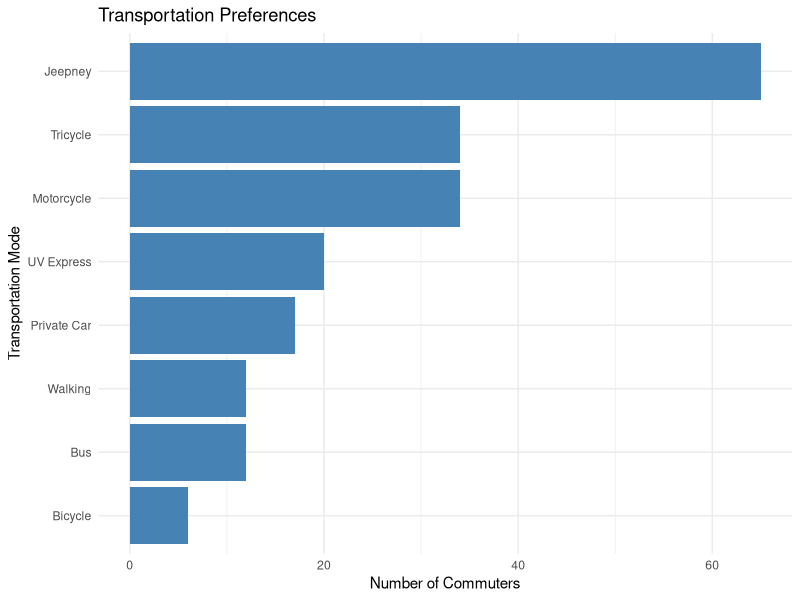
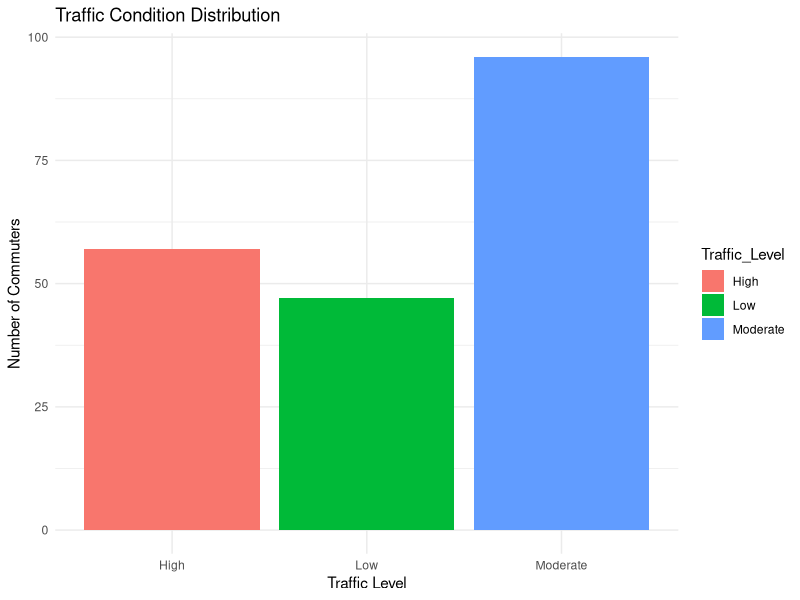
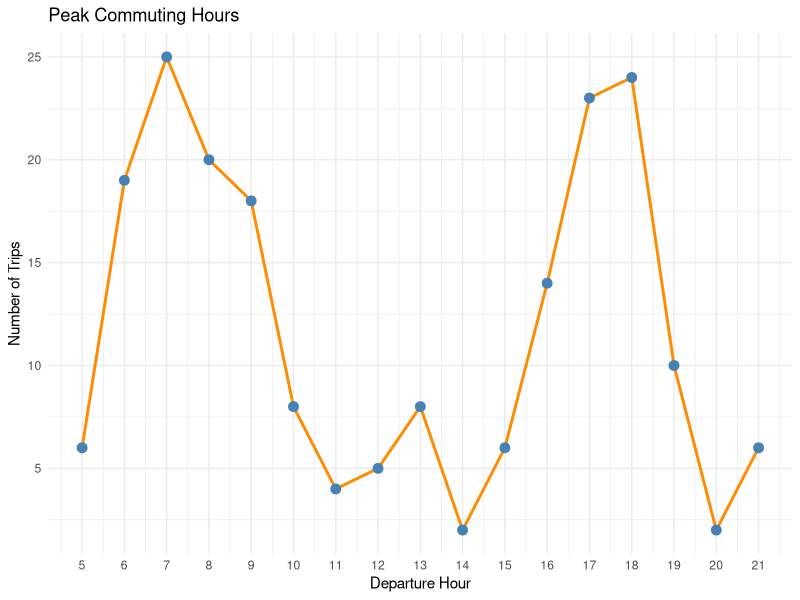
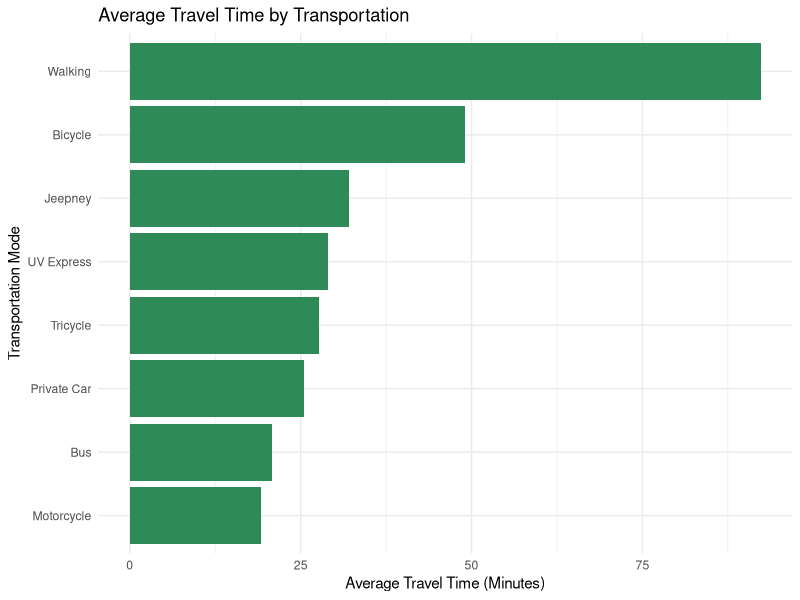
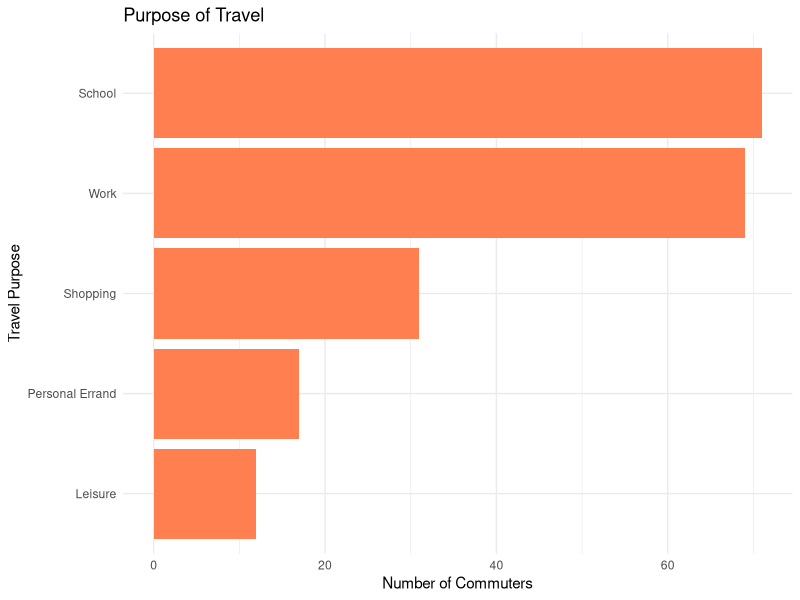
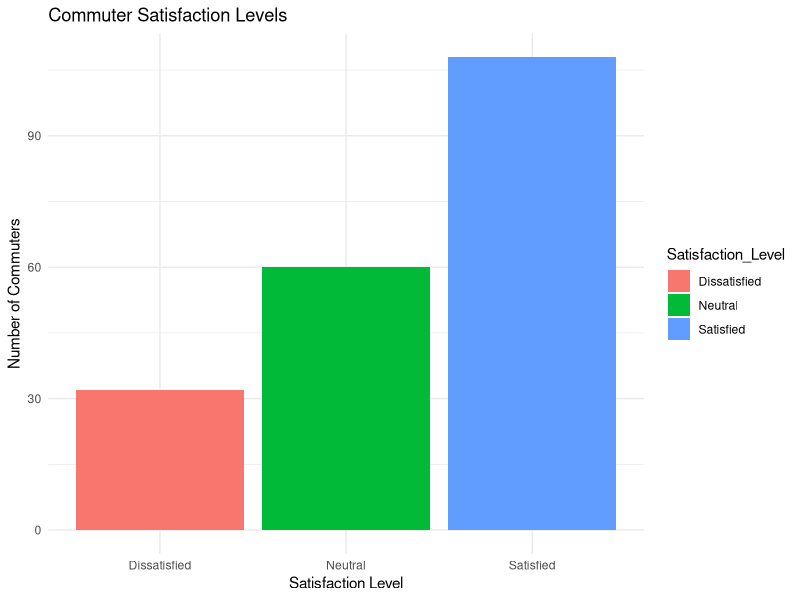

The R script that drew these images, in order:

# =====================================================
# PROJECT: Traffic Patterns and Transportation
#          Preferences Analysis
# FILE: analysis.R
# =====================================================

# 1. INSTALL AND LOAD PACKAGES

packages <- c("dplyr", "ggplot2", "readr", "lubridate")

for (package in packages) {
  if (!requireNamespace(package, quietly = TRUE)) {
    install.packages(package)
  }
}

library(dplyr)
library(ggplot2)
library(readr)
library(lubridate)

# 2. IMPORT DATASET

traffic_data <- read_csv(
  "traffic_patterns_transportation_preferences.csv",
  show_col_types = FALSE
)

# 3. DATA CLEANING AND PREPROCESSING

traffic_data <- traffic_data %>%
  mutate(
    Travel_Date = as.Date(Travel_Date),
    Age = as.numeric(Age),
    Travel_Distance_km = as.numeric(Travel_Distance_km),
    Travel_Time_min = as.numeric(Travel_Time_min),
    Departure_Hour = hour(
      as.POSIXct(
        Departure_Time,
        format = "%H:%M"
      )
    )
  ) %>%
  filter(
    !is.na(Respondent_ID),
    !is.na(Age),
    !is.na(Transportation_Mode),
    !is.na(Travel_Time_min),
    Travel_Time_min > 0
  ) %>%
  distinct(Respondent_ID, .keep_all = TRUE)

# 4. DATASET OVERVIEW

cat("\n====================================\n")
cat("       DATASET OVERVIEW\n")
cat("====================================\n")

cat("Total Records:", nrow(traffic_data), "\n")
cat("Total Columns:", ncol(traffic_data), "\n")

# 5. SUMMARY STATISTICS

cat("\n===== SUMMARY STATISTICS =====\n")

summary_stats <- traffic_data %>%
  summarise(
    Total_Commuters = n(),
    Average_Age = round(mean(Age, na.rm = TRUE), 2),
    Average_Distance = round(
      mean(Travel_Distance_km, na.rm = TRUE), 2
    ),
    Average_Travel_Time = round(
      mean(Travel_Time_min, na.rm = TRUE), 2
    ),
    Maximum_Travel_Time = max(
      Travel_Time_min, na.rm = TRUE
    ),
    Minimum_Travel_Time = min(
      Travel_Time_min, na.rm = TRUE
    )
  )

print(summary_stats)

# 6. TRANSPORTATION PREFERENCES

transport_summary <- traffic_data %>%
  count(Transportation_Mode, name = "Total") %>%
  arrange(desc(Total))

cat("\n===== TRANSPORTATION PREFERENCES =====\n")
print(transport_summary)

# 7. TRAFFIC CONDITION ANALYSIS

traffic_summary <- traffic_data %>%
  count(Traffic_Level, name = "Total") %>%
  arrange(desc(Total))

cat("\n===== TRAFFIC CONDITIONS =====\n")
print(traffic_summary)

# 8. AVERAGE TRAVEL TIME BY TRANSPORTATION

travel_time_summary <- traffic_data %>%
  group_by(Transportation_Mode) %>%
  summarise(
    Average_Travel_Time = round(
      mean(Travel_Time_min, na.rm = TRUE), 2
    ),
    .groups = "drop"
  ) %>%
  arrange(desc(Average_Travel_Time))

cat("\n===== AVERAGE TRAVEL TIME =====\n")
print(travel_time_summary)

# 9. PEAK COMMUTING HOURS

peak_hours <- traffic_data %>%
  count(Departure_Hour, name = "Total_Trips") %>%
  arrange(Departure_Hour)

cat("\n===== PEAK COMMUTING HOURS =====\n")
print(peak_hours)

# 10. TRANSPORTATION PURPOSE ANALYSIS

purpose_summary <- traffic_data %>%
  count(Purpose_of_Travel, name = "Total") %>%
  arrange(desc(Total))

cat("\n===== PURPOSE OF TRAVEL =====\n")
print(purpose_summary)

# 11. SATISFACTION ANALYSIS

satisfaction_summary <- traffic_data %>%
  count(Satisfaction_Level, name = "Total")

cat("\n===== COMMUTER SATISFACTION =====\n")
print(satisfaction_summary)

# 12. TRANSPORTATION PREFERENCE CHART

chart1 <- ggplot(
  transport_summary,
  aes(
    x = reorder(Transportation_Mode, Total),
    y = Total
  )
) +
  geom_col(fill = "steelblue") +
  coord_flip() +
  labs(
    title = "Transportation Preferences",
    x = "Transportation Mode",
    y = "Number of Commuters"
  ) +
  theme_minimal()

print(chart1)

# 13. TRAFFIC CONDITION CHART

chart2 <- ggplot(
  traffic_summary,
  aes(
    x = Traffic_Level,
    y = Total,
    fill = Traffic_Level
  )
) +
  geom_col() +
  labs(
    title = "Traffic Condition Distribution",
    x = "Traffic Level",
    y = "Number of Commuters"
  ) +
  theme_minimal()

print(chart2)

# 14. PEAK COMMUTING HOURS CHART

chart3 <- ggplot(
  peak_hours,
  aes(
    x = Departure_Hour,
    y = Total_Trips
  )
) +
  geom_line(color = "darkorange", linewidth = 1) +
  geom_point(color = "steelblue", size = 3) +
  scale_x_continuous(breaks = 5:21) +
  labs(
    title = "Peak Commuting Hours",
    x = "Departure Hour",
    y = "Number of Trips"
  ) +
  theme_minimal()

print(chart3)

# 15. AVERAGE TRAVEL TIME CHART

chart4 <- ggplot(
  travel_time_summary,
  aes(
    x = reorder(
      Transportation_Mode,
      Average_Travel_Time
    ),
    y = Average_Travel_Time
  )
) +
  geom_col(fill = "seagreen") +
  coord_flip() +
  labs(
    title = "Average Travel Time by Transportation",
    x = "Transportation Mode",
    y = "Average Travel Time (Minutes)"
  ) +
  theme_minimal()

print(chart4)

# 16. PURPOSE OF TRAVEL CHART

chart5 <- ggplot(
  purpose_summary,
  aes(
    x = reorder(Purpose_of_Travel, Total),
    y = Total
  )
) +
  geom_col(fill = "coral") +
  coord_flip() +
  labs(
    title = "Purpose of Travel",
    x = "Travel Purpose",
    y = "Number of Commuters"
  ) +
  theme_minimal()

print(chart5)

# 17. SATISFACTION CHART

chart6 <- ggplot(
  satisfaction_summary,
  aes(
    x = Satisfaction_Level,
    y = Total,
    fill = Satisfaction_Level
  )
) +
  geom_col() +
  labs(
    title = "Commuter Satisfaction Levels",
    x = "Satisfaction Level",
    y = "Number of Commuters"
  ) +
  theme_minimal()

print(chart6)

# 18. SAVE CLEANED DATASET

write_csv(
  traffic_data,
  "cleaned_traffic_data.csv"
)

# 19. SAVE SUMMARY RESULTS

write_csv(
  transport_summary,
  "transportation_summary.csv"
)

write_csv(
  traffic_summary,
  "traffic_summary.csv"
)

write_csv(
  travel_time_summary,
  "travel_time_summary.csv"
)

# 20. COMPLETION MESSAGE

cat("\n====================================\n")
cat(" ANALYSIS COMPLETED SUCCESSFULLY!\n")
cat("====================================\n")

cat("Total Records Analyzed:", nrow(traffic_data), "\n")
cat("Charts Generated: 6\n")
cat("Cleaned Dataset Saved!\n")
cat("Summary Reports Saved!\n")

cat("\nReady for Interactive Dashboard!\n")
